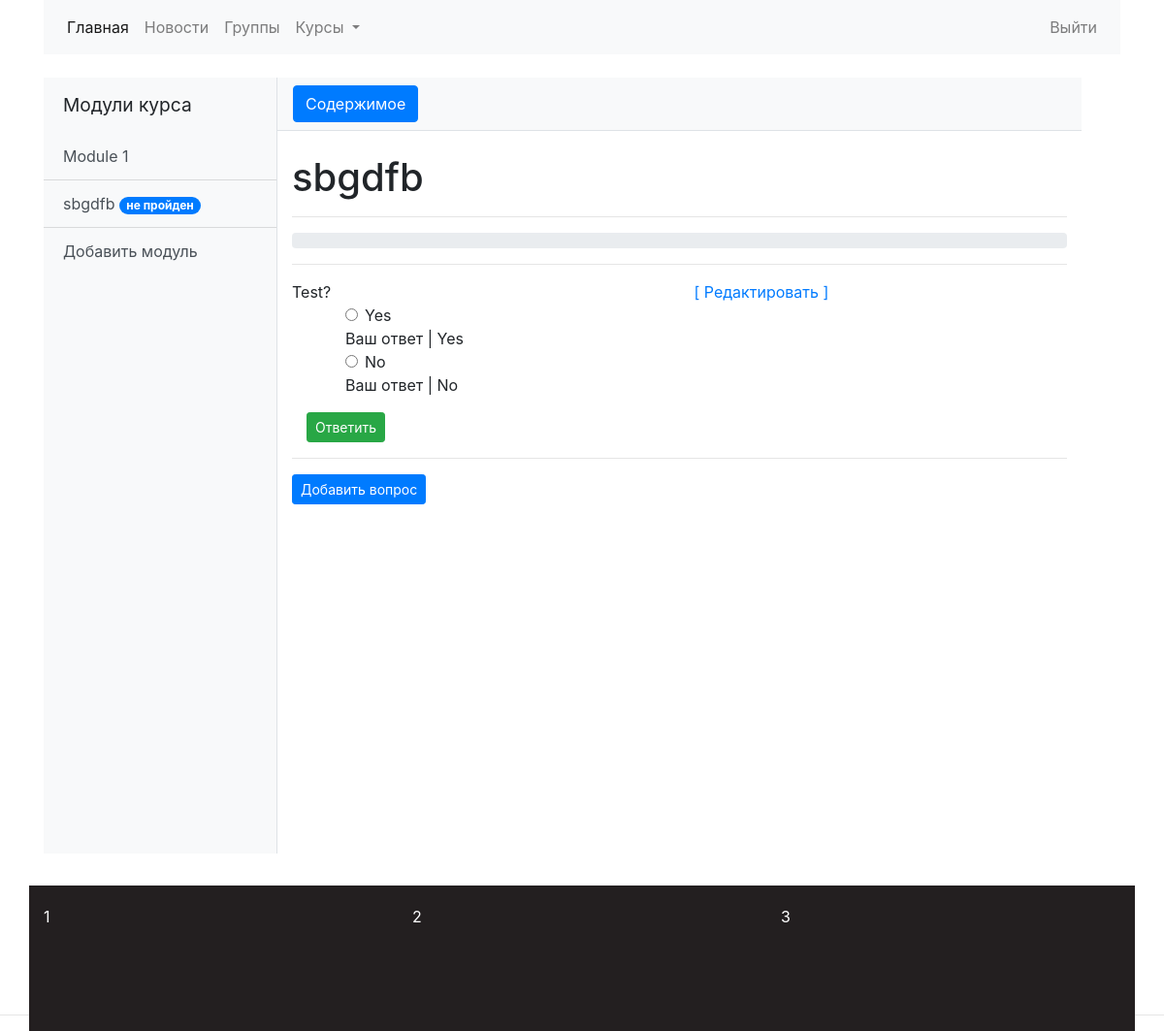
/courses/test/2 (signed in), run on the app's committed database.
### courses/models.py (models this page shows, shortened)
class CourseAbstractModel(models.Model):
    title = models.CharField(max_length=200, blank=False)
    slug = models.SlugField(max_length=200, unique=True)
    owner = models.ForeignKey(settings.AUTH_USER_MODEL, on_delete=models.CASCADE)
    create_date = models.DateTimeField(auto_now_add=True)
    update_date = models.DateTimeField(auto_now=True)
    class Meta:
        abstract = True
    def __str__(self):
        return self.title

class Module(CourseAbstractModel):
    course = models.ForeignKey(Course, on_delete=models.CASCADE)
    description = RichTextField(blank=True, null=True)
    content = RichTextUploadingField(blank=True, null=True)

class ModuleTest(CourseAbstractModel):
    module = models.OneToOneField(Module, on_delete=models.CASCADE)
    def get_questions(self):
        return ModuleTest.objects.prefetch_related("question_set").get(pk=self.pk).question_set.all()

class Question(models.Model):
    module_test = models.ForeignKey(ModuleTest, on_delete=models.CASCADE)
    question = RichTextUploadingField(max_length=256, null=False, blank=False)

class Answer(models.Model):
    question = models.ForeignKey(Question, on_delete=models.CASCADE)
    answer = models.CharField(max_length=256, blank=False, null=False)
    is_correct = models.BooleanField(default=False)
    def __str__(self):
        return self.answer

### courses/views.py (the view, shortened to what this page needs)
# urls.py: path('test/<int:pk>', views.ModuleTestDetailView.as_view(), name='module_test')
class ModuleTestDetailView(LoginRequiredMixin, DetailView):
    model = models.ModuleTest
    template_name = 'courses/module/module_test_detail.html'
    context_object_name = 'test'
    def get_queryset(self):
        qs = super(ModuleTestDetailView, self).get_queryset()
        qs = qs.select_related()
        return qs
    def get_context_data(self, *args, **kwargs):
        context = super(ModuleTestDetailView, self).get_context_data(*args, **kwargs)
        question_set = context[self.context_object_name].question_set.all().select_related()
        answer_count = models.StudentAnswer.objects.filter(user=self.request.user,
                                                           question__in=question_set).count()
        context["answers_count"] = answer_count
        questions_count = question_set.count()
        context["questions_count"] = questions_count
        context["progress"] = int((answer_count / questions_count) * 100) if questions_count > 0 else 0
        try:
            module_status = models.StudentModuleTestStatus.objects.get(user=self.request.user,
                                                                       module_test=self.get_object())
        except models.StudentModuleTestStatus.DoesNotExist:
            module_status = models.StudentModuleTestStatus.objects.create(user=self.request.user,
                                                                          module_test=self.get_object())
        context["module_test_status"] = module_status
        return context
    def get(self, request, *args, **kwargs):
        return super().get(request, *args, **kwargs)

### courses/models.py (called while the page is built)
    def get_module_set(self):
        return self.module_set

### courses/templatetags/user_filter.py (called while the page is built)
@register.filter(name="test_is_passed")
def test_is_passed(module_test, user):
    print("ID", module_test.id)
    return StudentModuleTestStatus.objects.get(module_test=module_test, user=user).passed

@register.filter(name="get_student_answer_for_user")
def get_student_answer_for_user(question, user):
    try:
        query_object = StudentAnswer.objects.select_related('answer').get(user=user, question=question)
        return query_object
    except StudentAnswer.DoesNotExist:
        return None

### courses/templates/courses/module/module_test_detail.html (shortened to what this page needs)
{% extends 'index/base.html'%}
{% load static %}
{% load user_filter %}
{% block body %}
{% with course=test.module.course %}
<div class="d-flex" id="wrapper">
    {% include 'courses/module_sidebar.html' %}
    <div id="page-content-wrapper">
        <nav class="navbar navbar-expand-lg navbar-light bg-light border-bottom">
            <button class="btn btn-primary" id="menu-toggle">Содержимое</button>
        </nav>
        <div class="container-fluid">
            <h1 class="mt-4">
                {{ test.title }}</h1>
            <hr>
            <div class="progress">
            </div>
            {% for question in test.get_questions %}
            {% with student_answer=question|get_student_answer_for_user:user %}
<hr>
            <div class="row">
                <div class="col">
                    {{ question.question | safe }}
                </div>
                <div class="col align-left">
                     {% if user.is_staff %}
                        <a href="{% url 'content_admin:answers_update' test_pk=test.pk pk=question.pk %}" class="text">[ Редактировать ]</a>
                    {% endif%}
                </div>
            </div>
            <form action="" method="post">
                <div class="container">
                    <ul id="test-id">
                        {% for answer in question.answer_set.all %}
                        <li class="t1">
                            <div class="form-check">
                                <input class="form-check-input" type="radio" name="answer_radio" id="answer_{{ answer.id }}_radio"
                                       value="{{ answer.id }}"
                                       {% if answer == student_answer.answer %} chacked="checked" {% else %} {% endif %}
                                       {% if student_answer %} disabled {% endif %}>
                                <label class="form-check-label" for="answer_{{ answer.id }}_radio">{{ answer.answer }}</label>
                            </div>
                        </li>
                        Ваш ответ {{ student_answer.answer }} | {{ answer }}
                        {% endfor %}
                    </ul>
                    {% if not student_answer %}
                    <button type="button" class="btn btn-sm btn-success btn-lg answer">Ответить</button>
                    {% endif %}
                </div>
            </form>
            {% endwith %}
            {% endfor %}
                        <hr>
            {% if user.is_staff %}
            <a href="{% url 'content_admin:answers_create' test_pk=test.pk %}" class="btn btn-sm btn-primary">Добавить вопрос</a>
            {% endif%}
        </div>
    </div>
    {% endwith %}
    <form action="" method="post">
    </form>
    {% endblock %}

### courses/templates/courses/module_sidebar.html (shortened to what this page needs)
{% load user_filter %}
{% if course.get_module_set %}
<div class="bg-light border-right" id="sidebar-wrapper">
    <div class="sidebar-heading">Модули курса</div>
    <div class="list-group list-group-flush">
        {% for class_module in course.module_set.all %}
        <a href="{% url 'courses:module_detail' class_module.id %}" class="list-group-item list-group-item-action bg-light
                      {% if class_module == module %}disabled{% endif %}">
            {{ class_module }}
        </a>
        {% if class_module.moduletest %}
        <a href="{% url 'courses:module_test' class_module.moduletest.id %}"
           class="list-group-item list-group-item-action bg-light">{{ class_module.moduletest.title }}
            {% with test_status=class_module.moduletest|test_is_passed:user %}
            {% if test_status %}
            <span class="badge badge-success badge-pill">пройден</span>
            {% else %}
            <span class="badge badge-primary badge-pill">не пройден</span>
            {% endif %}
            {% endwith %}
        </a>
        {% endif %}
        {% endfor %}
        {% if user.is_staff %}
        <a href="{% url 'content_admin:module_create' course_pk=course.pk %}"
           class="list-group-item list-group-item-action bg-light">
            Добавить модуль
        </a>
        {% endif%}
    </div>
</div>
{% endif %}

### static/css/simple-sidebar.css (style rules this page uses)
#wrapper { overflow-x: hidden; }
#sidebar-wrapper { min-height: 100vh; margin-left: -15rem; -webkit-transition: margin .25s ease-out; -moz-transition: margin .25s ease-out; -o-transition: margin .25s ease-out; transition: margin .25s ease-out; }
#sidebar-wrapper .sidebar-heading { padding: 0.875rem 1.25rem; font-size: 1.2rem; }
#sidebar-wrapper .list-group { width: 15rem; }
#page-content-wrapper { min-width: 100vw; }
@media (min-width: 768px) { #sidebar-wrapper { margin-left: 0; } }
@media (min-width: 768px) { #page-content-wrapper { min-width: 0; width: 100%; } }

### static/css/footer.css (style rules this page uses)
html, body { height:100%; }

### courses/templates/courses/module/module_test_detail.html (style rules this page uses)
ul { list-style-type: none; }

### data on the page
Module: title "Module 1", moduletest "sbgdfb"
ModuleTest: title "sbgdfb"
Question: question "Test?"
Answer: answer "Yes"
Answer: answer "No"
